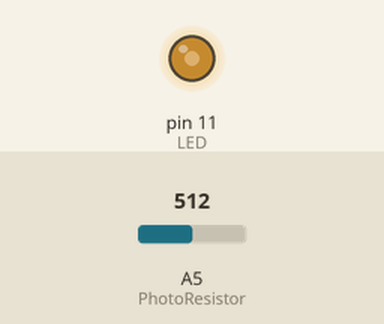
This sketch was run on a simulated Arduino Uno, built with avr-gcc and run on an emulated ATmega328P. On the bench: output pins drawn as LEDs (lit = HIGH). The test bench sets the inputs (shaded band); at power-on: A5 (PhotoResistor) = 512.

Above: at 1.2 s.
1.3 s: A5 (PhotoResistor) set to 306
At 2.0 s:
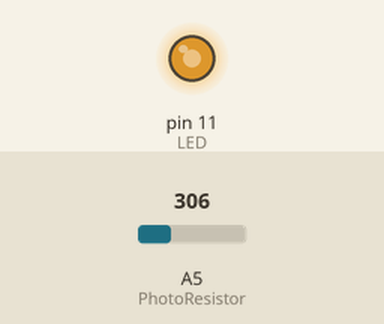
2.8 s: A5 (PhotoResistor) set to 122
At 3.1 s:
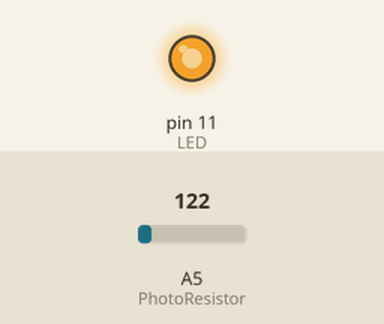
4.3 s: A5 (PhotoResistor) set to 900
At 5.4 s:
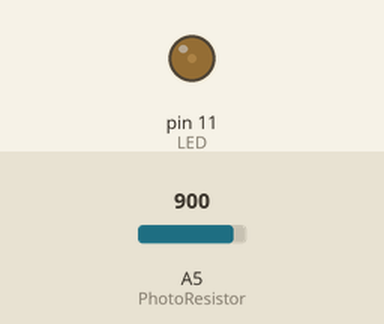
5.8 s: A5 (PhotoResistor) set to 1023
At 6.6 s:
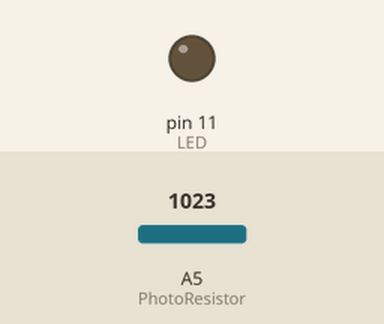
7.3 s: A5 (PhotoResistor) set to 511
At 7.7 s:
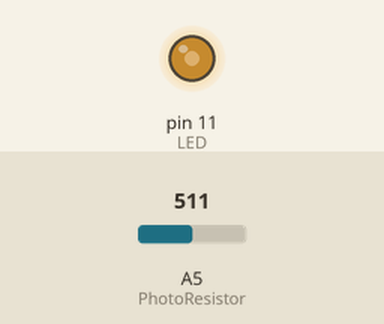
Timing chart, 0 to 9.8 s (numbered marks = the images above; inputs shaded):
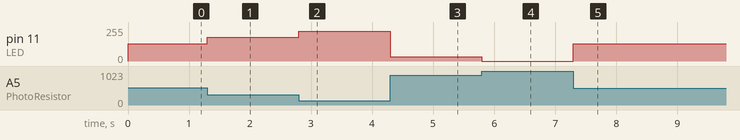

Measured:
- after the input at 1.3 s, pin 11 (LED): 128/255 → 179/255 at once
- after the input at 2.8 s, pin 11 (LED): 179/255 → 225/255 at once
- after the input at 4.3 s, pin 11 (LED): 225/255 → 31/255 at once
- after the input at 5.8 s, pin 11 (LED): 31/255 → 0/255 at once
- after the input at 7.3 s, pin 11 (LED): 0/255 → 128/255 at once

The sketch:

main.ino
```cpp
#define LED 11
#define PhotoResistor A5


void setup()
{
  pinMode(LED, OUTPUT);
  pinMode(PhotoResistor, INPUT);
}

void loop()
{
  int voltage = analogRead(PhotoResistor);
  analogWrite(LED, map(voltage, 0, 1023, 255, 0));
}
```
